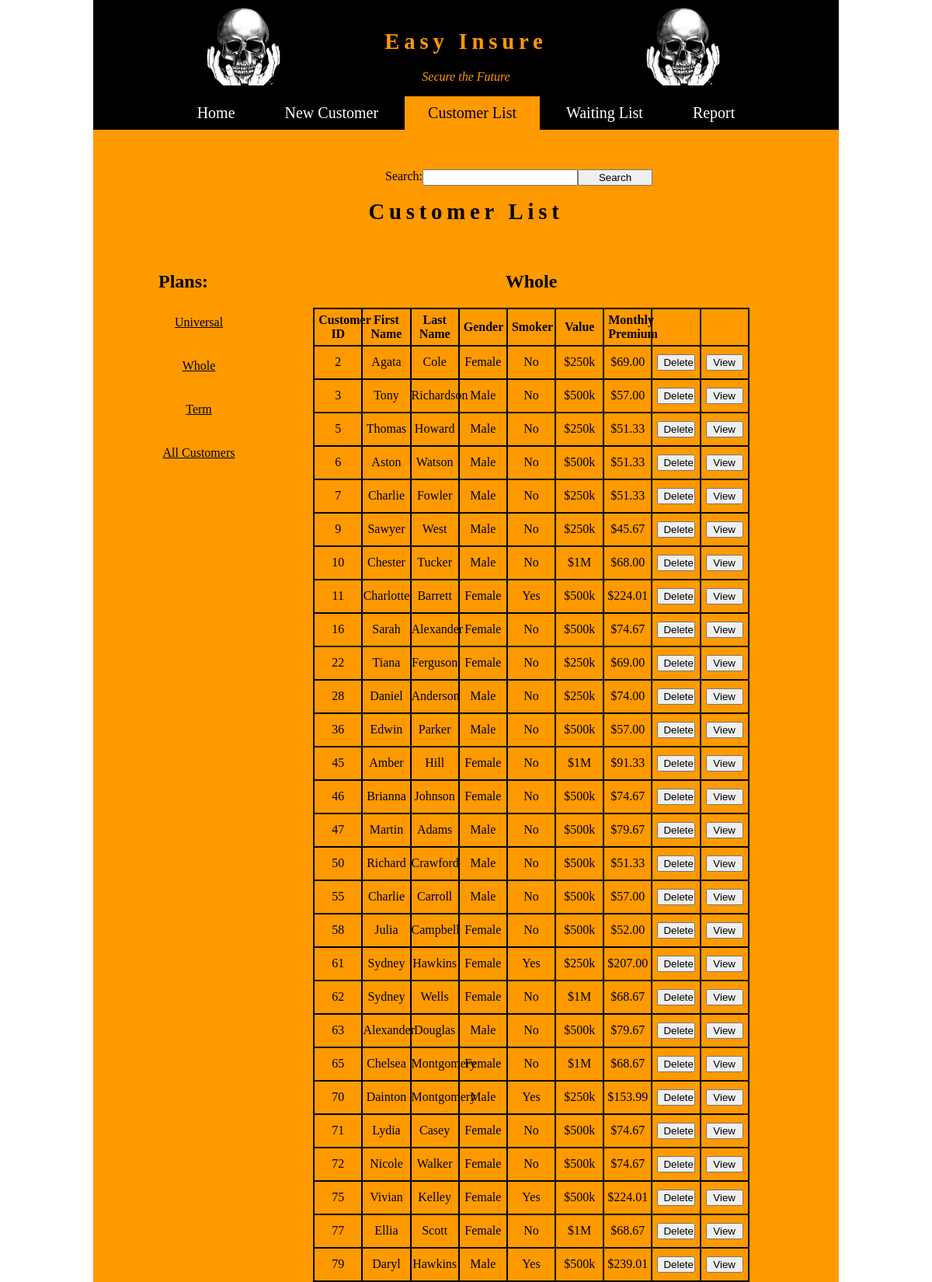
/index.php?plan_id=2 (upper part), run on the app's committed database.
### tables this page shows
CREATE TABLE plan (
  planID    INT(11)       NOT NULL   AUTO_INCREMENT,
  planName  VARCHAR(255)  NOT NULL,
  base       INT(11) 		  NOT NULL,

  PRIMARY KEY (planID)
);

CREATE TABLE customer(
  customerID     	INT(11)       NOT NULL   AUTO_INCREMENT,
  planID       	  INT(11)       NOT NULL,
  firstName     	VARCHAR(255)  NOT NULL,
  lastName      	VARCHAR(255)  NOT NULL,
  age	       	    INT(11)       NOT NULL,
  gender       	  INT(1)	      NOT NULL,
  smoker		      INT(1)	      NOT NULL,
  val             INT(11)       NOT NULL,
  monthlyPremium	FLOAT(10)     NOT NULL,
  email           VARCHAR(255)  NOT NULL,
  phone           VARCHAR(255)  NOT NULL,
  policyStart     VARCHAR(255)  NOT NULL,
  address         VARCHAR(255)  NOT NULL,
  city            VARCHAR(255)  NOT NULL,
  state           VARCHAR(2)    NOT NULL,
  zip             INT(5)        NOT NULL,
  dependant       VARCHAR(255)  NOT NULL,
  contactN        VARCHAR(255)  NOT NULL,
  relation        VARCHAR(255)  NOT NULL,

  PRIMARY KEY (customerID),

  FOREIGN KEY (planID) REFERENCES plan(planID)
);

### index.php (called while the page is built)
<?php require 'student_manager\index.php'; ?>

### model/easy_insure_db_functions.php (called while the page is built, shortened)
<?php
function get_customers_by_plan($plan_id) {
    global $db;
    $query = "SELECT * FROM customer WHERE planID = :plan_id ORDER BY customerID";
    $statement = $db->prepare($query);
    $statement->bindValue(':plan_id', $plan_id);
    $statement->execute();
    $customer = $statement->fetchAll();
    return $customer;
}
function get_plan_name($plan_id) {
    global $db;
    $query = 'SELECT * FROM plan WHERE planID = :plan_id';
    $statement = $db->prepare($query);
    $statement->bindValue(':plan_id', $plan_id);
    $statement->execute();
    $plan = $statement->fetch();
    $plan_name = $plan['planName'];
    return $plan_name;
}
function get_plans() {
    global $db;
    $query = 'SELECT * FROM plan ORDER BY planID';
    $statement = $db->prepare($query);
    $statement->execute();
    $plans = $statement->fetchAll();
    return $plans;
}
?>

### student_manager/easy_insure_customer_list.php (the view, shortened to what this page needs)
<?php include 'view/easy_insure_header.php'; ?>
<main>
    <br>
    <form method="post" action="index.php" style="width: 50%; display:block; margin:auto;">
        <input type="submit" value="Search" style="width:20%;float:right"><input type="text" name="search" style="width: 40%;float:right"><label style="float:right">Search:</label>
    </form>
    <br>
    <h1>Customer List</h1>
    <aside>
        <nav>
        <h2>Plans:</h2>
            <ul>
                <?php
                foreach ($plans as $p) {
                ?>
                    <li><a href="index.php?plan_id=<?php echo $p['planID']; ?>"><?php echo $p['planName']; ?></a></li><br>
                <?php
                }
                ?>
                <li><a href="?action=list_all">All Customers</a></li>
            </ul>
        </nav>
    </aside>
    <section>
        <h2><?php echo $plan_name; ?></h2>
        <table class="customerTable">
            <tr>
                <th>Customer ID</th>
                <th>First Name</th>
                <th>Last Name</th>
                <th>Gender</th>
                <th>Smoker</th>
                <th>Value</th>
                <th>Monthly Premium</th>
                <th></th>
                <th></th>
            </tr>
            <?php
            foreach ($customers as $c) {
            ?>
                <tr>
                    <td class="id"><?php echo $c['customerID']; ?></td>
                    <td class="name"><?php echo $c['firstName']; ?></td>
                    <td class="email"><?php echo $c['lastName']; ?></td>
                    <td class="id"><?php if ($c['gender'] == 5)
                                        echo "Male";
                                    else echo "Female"; ?></td>
                    <td class="id"><?php if ($c['smoker'] == 3)
                                        echo 'Yes';
                                    else echo 'No'; ?></td>
                    <td><?php if ($c['val'] == 33)
                            echo '$250k';
                        else if ($c['val'] == 50)
                            echo '$500k';
                        else echo '$1M'; ?></td>
                    <td class="id"><?php print('$');
                                    echo number_format($c['monthlyPremium'], 2); ?></td>
                    <td>
                        <form method="post" action="index.php">
                            <input type="submit" value="Delete" class="delete">
                        </form>
                    </td>
                    <td>
                        <form method="post" action="index.php">
                            <input type="submit" value="View" class="delete">
                        </form>
                    </td>
                </tr>
            <?php
            }
            ?>
        </table>
        <br>
    </section>
</main>
<?php include 'view/easy_insure_footer.php'; ?>

### main.css (style rules this page uses)
body { margin: auto; width: 80%; background-image: linear-gradient( #FF9900 50%, black); color: black; }
main { min-height: 400px; }
a, a::after { color: black; }
h2 { text-align: center; }
h1 { text-align: center; font-weight: bold; margin: 20px; font-size: 1.8em; letter-spacing: 0.2em; }
li { text-align: center; padding: 10px 0; list-style-type: none; }
form { margin:auto; display: block; }
.delete { display:block; margin:auto; }
section { margin: 20px; float:left; width: 65%; }
table { table-layout: fixed; margin:auto; width: 90%; border-collapse: collapse; }
td { padding: 10px 0; }
.waitlist td, .waitlist th, .customerTable td, .customerTable th { text-align: center; border: 2px solid black; }
th { padding:5px; background-color: #FF9900; color: Black; }
aside { margin: 20px; float:left; width:20%; }
input, select { margin:auto; display:block; width:80%; }

### data on the page
plan: planName "Universal"
plan: planName "Whole"
plan: planName "Term"
customer: customerID "2", firstName "Agata", lastName "Cole", gender "Female", smoker "No", val "$250k", monthlyPremium "69.00"
customer: customerID "3", firstName "Tony", lastName "Richardson", gender "Male", smoker "No", val "$500k", monthlyPremium "57.00"
customer: customerID "5", firstName "Thomas", lastName "Howard", gender "Male", smoker "No", val "$250k", monthlyPremium "51.33"
customer: customerID "6", firstName "Aston", lastName "Watson", gender "Male", smoker "No", val "$500k", monthlyPremium "51.33"
customer: customerID "7", firstName "Charlie", lastName "Fowler", gender "Male", smoker "No", val "$250k", monthlyPremium "51.33"
customer: customerID "9", firstName "Sawyer", lastName "West", gender "Male", smoker "No", val "$250k", monthlyPremium "45.67"
customer: customerID "10", firstName "Chester", lastName "Tucker", gender "Male", smoker "No", val "$1M", monthlyPremium "68.00"
customer: customerID "11", firstName "Charlotte", lastName "Barrett", gender "Female", smoker "Yes", val "$500k", monthlyPremium "224.01"
customer: customerID "16", firstName "Sarah", lastName "Alexander", gender "Female", smoker "No", val "$500k", monthlyPremium "74.67"
customer: customerID "22", firstName "Tiana", lastName "Ferguson", gender "Female", smoker "No", val "$250k", monthlyPremium "69.00"
customer: customerID "28", firstName "Daniel", lastName "Anderson", gender "Male", smoker "No", val "$250k", monthlyPremium "74.00"
customer: customerID "36", firstName "Edwin", lastName "Parker", gender "Male", smoker "No", val "$500k", monthlyPremium "57.00"
customer: customerID "45", firstName "Amber", lastName "Hill", gender "Female", smoker "No", val "$1M", monthlyPremium "91.33"
customer: customerID "46", firstName "Brianna", lastName "Johnson", gender "Female", smoker "No", val "$500k", monthlyPremium "74.67"
customer: customerID "47", firstName "Martin", lastName "Adams", gender "Male", smoker "No", val "$500k", monthlyPremium "79.67"
customer: customerID "50", firstName "Richard", lastName "Crawford", gender "Male", smoker "No", val "$500k", monthlyPremium "51.33"
customer: customerID "55", firstName "Charlie", lastName "Carroll", gender "Male", smoker "No", val "$500k", monthlyPremium "57.00"
customer: customerID "58", firstName "Julia", lastName "Campbell", gender "Female", smoker "No", val "$500k", monthlyPremium "52.00"
customer: customerID "61", firstName "Sydney", lastName "Hawkins", gender "Female", smoker "Yes", val "$250k", monthlyPremium "207.00"
customer: customerID "62", firstName "Sydney", lastName "Wells", gender "Female", smoker "No", val "$1M", monthlyPremium "68.67"
customer: customerID "63", firstName "Alexander", lastName "Douglas", gender "Male", smoker "No", val "$500k", monthlyPremium "79.67"
customer: customerID "65", firstName "Chelsea", lastName "Montgomery", gender "Female", smoker "No", val "$1M", monthlyPremium "68.67"
customer: customerID "70", firstName "Dainton", lastName "Montgomery", gender "Male", smoker "Yes", val "$250k", monthlyPremium "153.99"
customer: customerID "71", firstName "Lydia", lastName "Casey", gender "Female", smoker "No", val "$500k", monthlyPremium "74.67"
customer: customerID "72", firstName "Nicole", lastName "Walker", gender "Female", smoker "No", val "$500k", monthlyPremium "74.67"
customer: customerID "75", firstName "Vivian", lastName "Kelley", gender "Female", smoker "Yes", val "$500k", monthlyPremium "224.01"
customer: customerID "77", firstName "Ellia", lastName "Scott", gender "Female", smoker "No", val "$1M", monthlyPremium "68.67"
customer: customerID "79", firstName "Daryl", lastName "Hawkins", gender "Male", smoker "Yes", val "$500k", monthlyPremium "239.01"
